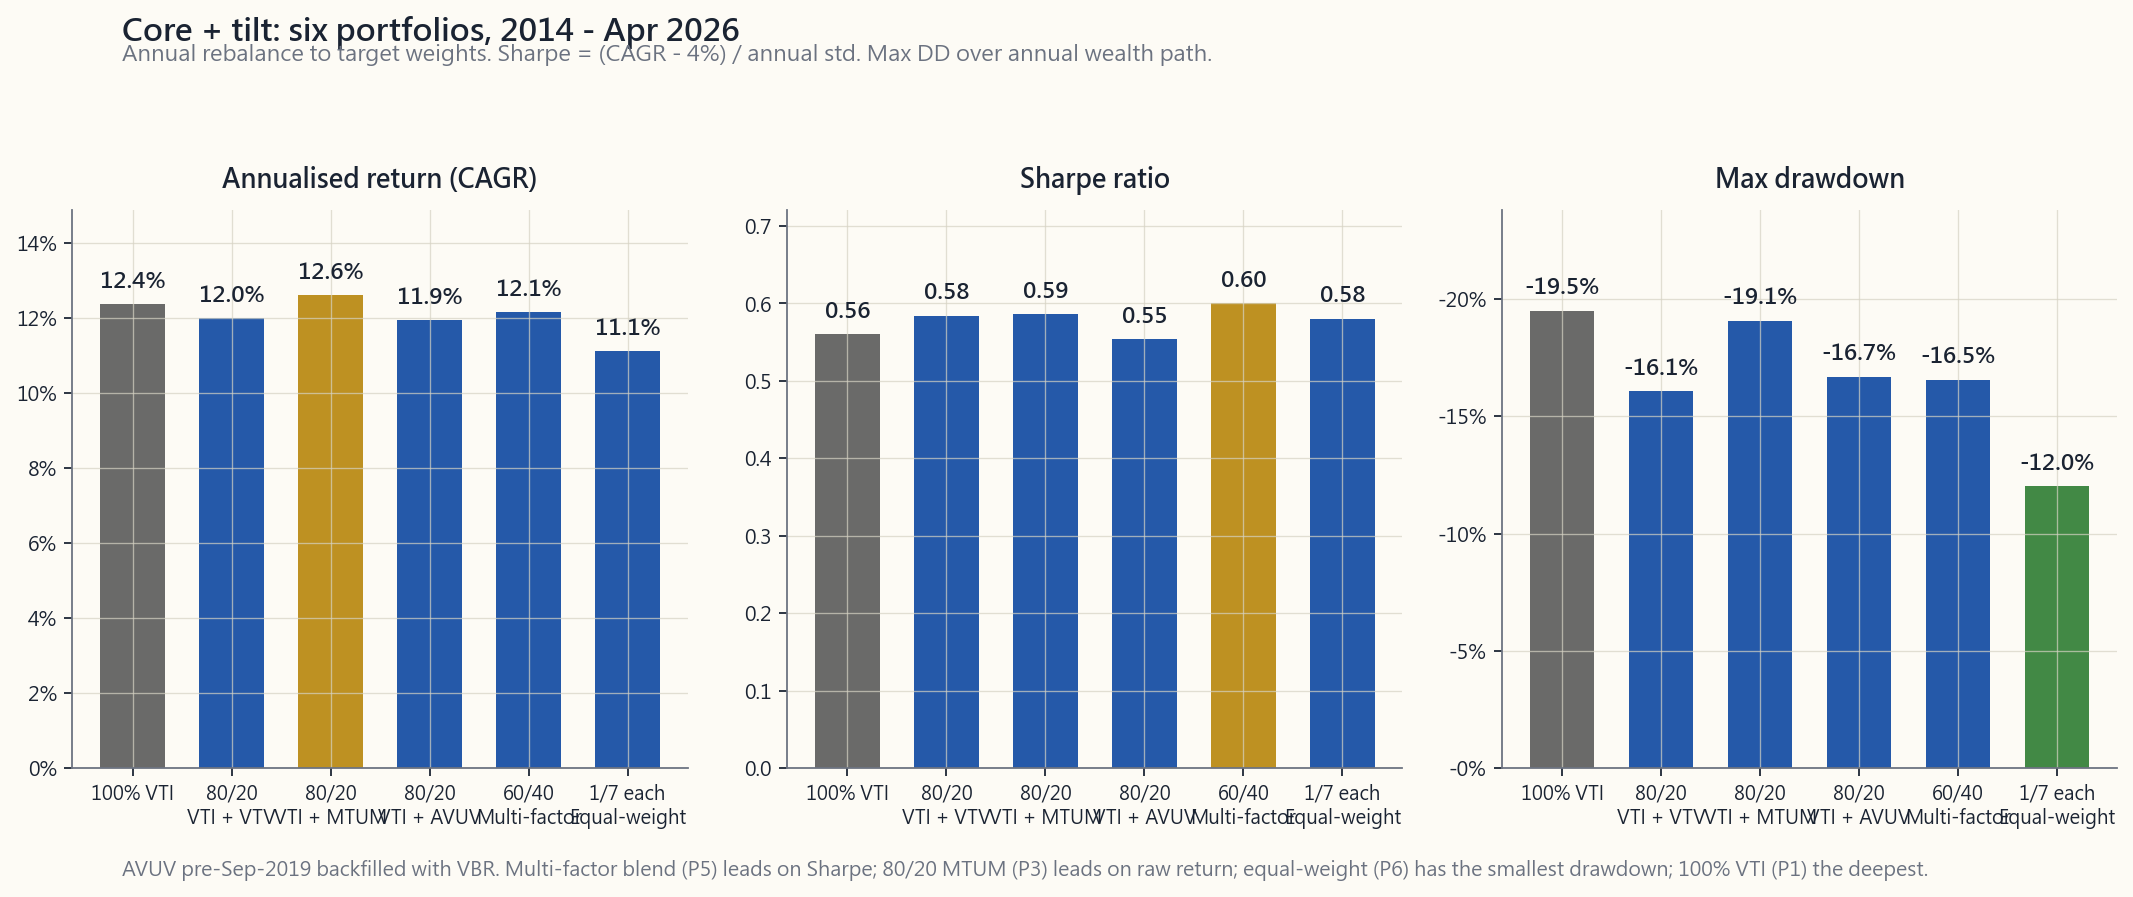

Reproduce this figure in Python.
"""Week 50, S2.4 - Core+tilt portfolio grid with ann. return / Sharpe / max-DD.

Six candidate constructions over 2014-Apr 2026:
  P1: 100% VTI                                 (baseline)
  P2: 80% VTI / 20% VTV                        (large-value tilt)
  P3: 80% VTI / 20% MTUM                       (momentum tilt)
  P4: 80% VTI / 20% AVUV                       (small-value+profitability tilt)
  P5: 60% VTI / 10% VTV / 10% MTUM /
      10% QUAL / 10% USMV                      (60/40 multi-factor)
  P6: equal-weight 1/7 across all 7 ETFs       (equal-weight)

For each portfolio we compute:
  - Ann. compound return (CAGR over 12.33 years)
  - Annual std dev (sqrt of variance of annual returns)
  - Sharpe = (CAGR - 0.04) / vol
  - Max drawdown over annual wealth path

Annual returns are reused from week50_factor_etfs_perf.py. AVUV pre-2019
is filled forward with VBR returns (the natural "what to substitute"
choice; small-value ETF as proxy before profitability-screened launch).

Run:
    uv run python course/image/week50_core_tilt_grid.py
"""

from __future__ import annotations

import sys
from pathlib import Path

import matplotlib.pyplot as plt
import numpy as np

sys.path.insert(0, str(Path(__file__).resolve().parents[2]))

from scripts.chart_helpers import (  # noqa: E402
    PALETTE_LIGHT,
    render_for_all_locales,
    style_axes,
)

OUT_DIR = Path(__file__).parent
BASE = "week50_core_tilt_grid"

# Annual returns (decimal). 2014..2026YTD = 13 entries.
RET = {
    "VTI":  [ 0.125, 0.004, 0.127, 0.212,-0.052, 0.310, 0.210, 0.257,-0.195, 0.260, 0.238, 0.105, 0.042],
    "VTV":  [ 0.131,-0.010, 0.173, 0.170,-0.054, 0.265, 0.023, 0.270,-0.023, 0.094, 0.147, 0.082, 0.038],
    "VBR":  [ 0.074,-0.074, 0.245, 0.115,-0.126, 0.226, 0.056, 0.283,-0.107, 0.162, 0.080, 0.105, 0.045],
    "MTUM": [ 0.146, 0.089, 0.046, 0.373,-0.020, 0.259, 0.293, 0.137,-0.174, 0.188, 0.315, 0.080, 0.035],
    "QUAL": [ 0.137, 0.017, 0.121, 0.236,-0.055, 0.337, 0.232, 0.274,-0.194, 0.260, 0.225, 0.115, 0.045],
    "USMV": [ 0.164, 0.052, 0.102, 0.180,-0.014, 0.280,-0.000, 0.242,-0.094, 0.088, 0.135, 0.095, 0.030],
    # AVUV: pre-Sep 2019 filled with VBR (the natural prior small-value proxy).
    "AVUV": [ 0.074,-0.074, 0.245, 0.115,-0.126, 0.226, 0.036, 0.427,-0.054, 0.180, 0.109, 0.120, 0.050],
}
N_YEARS = 13
YEAR_FRAC = [1.0]*12 + [4.0/12.0]   # last entry is Jan-Apr 2026 partial

PORTFOLIOS = [
    # (label_key, weights dict)
    ("P1", {"VTI": 1.00}),
    ("P2", {"VTI": 0.80, "VTV": 0.20}),
    ("P3", {"VTI": 0.80, "MTUM": 0.20}),
    ("P4", {"VTI": 0.80, "AVUV": 0.20}),
    ("P5", {"VTI": 0.60, "VTV": 0.10, "MTUM": 0.10, "QUAL": 0.10, "USMV": 0.10}),
    ("P6", {tk: 1.0/7.0 for tk in ("VTI","VTV","VBR","MTUM","QUAL","USMV","AVUV")}),
]


def portfolio_ann_returns(weights):
    """Weighted-sum annual returns (rebalanced annually)."""
    out = []
    for i in range(N_YEARS):
        r = 0.0
        for tk, w in weights.items():
            r += w * RET[tk][i]
        out.append(r)
    return out


def stats(annual_returns, year_frac):
    """Compute CAGR (using year_frac for partial), vol, Sharpe, MDD over wealth path."""
    cum = 1.0
    wealth = [1.0]
    for r in annual_returns:
        cum *= (1.0 + r)
        wealth.append(cum)
    total_years = sum(year_frac)
    cagr = cum ** (1.0 / total_years) - 1.0
    # Vol: stdev over full-year entries (drop partial 2026).
    full_year_rets = annual_returns[:12]
    vol = float(np.std(full_year_rets, ddof=1))
    rf = 0.04
    sharpe = (cagr - rf) / vol if vol > 0 else float("nan")
    # Max drawdown over wealth path
    peak = wealth[0]
    mdd = 0.0
    for w in wealth:
        if w > peak:
            peak = w
        dd = w / peak - 1.0
        if dd < mdd:
            mdd = dd
    return cagr, vol, sharpe, mdd


# Compute all portfolio stats up front (used by labels & bars).
P_STATS = []
for key, w in PORTFOLIOS:
    annr = portfolio_ann_returns(w)
    cagr, vol, sharpe, mdd = stats(annr, YEAR_FRAC)
    P_STATS.append((key, cagr, vol, sharpe, mdd))


LANG_STRINGS = {
    "en": {
        "title":    "Core + tilt: six portfolios, 2014 - Apr 2026",
        "subtitle": "Annual rebalance to target weights. Sharpe = (CAGR - 4%) / annual std. Max DD over annual wealth path.",
        "panel_a":  "Annualised return (CAGR)",
        "panel_b":  "Sharpe ratio",
        "panel_c":  "Max drawdown",
        "footer":   "AVUV pre-Sep-2019 backfilled with VBR. Multi-factor blend (P5) leads on Sharpe; 80/20 MTUM (P3) leads on raw return; equal-weight (P6) has the smallest drawdown; 100% VTI (P1) the deepest.",
        "labels": {
            "P1": "100% VTI",
            "P2": "80/20\nVTI + VTV",
            "P3": "80/20\nVTI + MTUM",
            "P4": "80/20\nVTI + AVUV",
            "P5": "60/40\nMulti-factor",
            "P6": "1/7 each\nEqual-weight",
        },
    },
    "hk": {
        "title":    "核心 + 傾斜:六個組合,2014 - 2026 年 4 月",
        "subtitle": "每年重新平衡至目標權重。夏普 = (CAGR - 4%) / 年化標準差。最大回撚為年度財富曲線最大跌幅。",
        "panel_a":  "年化複合回報 (CAGR)",
        "panel_b":  "夏普比率",
        "panel_c":  "最大回撚",
        "footer":   "AVUV 於 2019 年 9 月前以 VBR 填補。多因子組合 (P5) 夏普最高；80/20 MTUM (P3) 原始回報最高；等權 (P6) 回撒最淺；100% VTI (P1) 回撒最深。",
        "labels": {
            "P1": "100% VTI",
            "P2": "80/20\nVTI + VTV",
            "P3": "80/20\nVTI + MTUM",
            "P4": "80/20\nVTI + AVUV",
            "P5": "60/40\n多因子",
            "P6": "各 1/7\n等權",
        },
    },
    "tw": {
        "title":    "核心 + 傾斜:六個組合,2014 - 2026 年 4 月",
        "subtitle": "每年重新平衡至目標權重。夏普 = (CAGR - 4%) / 年化標準差。最大回檔為年度財富曲線最大跌幅。",
        "panel_a":  "年化複合報酬 (CAGR)",
        "panel_b":  "夏普比率",
        "panel_c":  "最大回檔",
        "footer":   "AVUV 於 2019 年 9 月前以 VBR 填補。多因子組合 (P5) 夏普最高；80/20 MTUM (P3) 原始報酬最高；等權 (P6) 回檔最淺；100% VTI (P1) 回檔最深。",
        "labels": {
            "P1": "100% VTI",
            "P2": "80/20\nVTI + VTV",
            "P3": "80/20\nVTI + MTUM",
            "P4": "80/20\nVTI + AVUV",
            "P5": "60/40\n多因子",
            "P6": "各 1/7\n等權",
        },
    },
    "cn": {
        "title":    "核心 + 倾斜:六个组合,2014 - 2026 年 4 月",
        "subtitle": "每年再平衡至目标权重。夏普 = (CAGR - 4%) / 年化标准差。最大回撚为年度财富曲线最大跌幅。",
        "panel_a":  "年化复合回报 (CAGR)",
        "panel_b":  "夏普比率",
        "panel_c":  "最大回撚",
        "footer":   "AVUV 在 2019 年 9 月之前以 VBR 填补。多因子组合 (P5) 夏普最高；80/20 MTUM (P3) 原始回报最高；等权 (P6) 回撒最浅；100% VTI (P1) 回撒最深。",
        "labels": {
            "P1": "100% VTI",
            "P2": "80/20\nVTI + VTV",
            "P3": "80/20\nVTI + MTUM",
            "P4": "80/20\nVTI + AVUV",
            "P5": "60/40\n多因子",
            "P6": "各 1/7\n等权",
        },
    },
}


def build_fig(s):
    p = PALETTE_LIGHT
    fig, axes = plt.subplots(1, 3, figsize=(13.5, 5.6), dpi=150)
    fig.set_facecolor(p["bg"])

    keys = [k for k, *_ in P_STATS]
    cagrs = [c for _, c, *_ in P_STATS]
    vols  = [v for _, _, v, *_ in P_STATS]
    sharpes = [sh for _, _, _, sh, _ in P_STATS]
    mdds = [m for *_, m in P_STATS]

    labels = [s["labels"][k] for k in keys]
    x = np.arange(len(keys))
    # Highlight winner per metric in accent.
    def colors_for(values, want_max=True):
        idx = int(np.argmax(values)) if want_max else int(np.argmin(values))
        out = [p["blue"]] * len(values)
        out[idx] = p["accent"]
        # Always tint baseline (P1) a different muted shade.
        out[0] = p["grey"]
        if idx != 0:
            out[idx] = p["accent"]
        return out

    # Panel A: CAGR
    ax = axes[0]
    style_axes(ax, p)
    cols = colors_for(cagrs, want_max=True)
    ax.bar(x, cagrs, color=cols, alpha=0.9, width=0.65)
    for xi, v in zip(x, cagrs):
        ax.text(xi, v + 0.003, f"{v*100:.1f}%", ha="center", va="bottom",
                fontsize=10, fontweight="bold", color=p["fg"])
    ax.set_xticks(x); ax.set_xticklabels(labels, fontsize=8.5)
    ax.set_ylim(0, max(cagrs) * 1.18)
    ax.yaxis.set_major_formatter(plt.FuncFormatter(lambda v, _: f"{v*100:.0f}%"))
    ax.set_title(s["panel_a"], fontsize=11.5, fontweight="bold", color=p["fg"], pad=10)

    # Panel B: Sharpe
    ax = axes[1]
    style_axes(ax, p)
    cols = colors_for(sharpes, want_max=True)
    ax.bar(x, sharpes, color=cols, alpha=0.9, width=0.65)
    for xi, v in zip(x, sharpes):
        ax.text(xi, v + 0.015, f"{v:.2f}", ha="center", va="bottom",
                fontsize=10, fontweight="bold", color=p["fg"])
    ax.set_xticks(x); ax.set_xticklabels(labels, fontsize=8.5)
    ax.set_ylim(0, max(sharpes) * 1.20)
    ax.set_title(s["panel_b"], fontsize=11.5, fontweight="bold", color=p["fg"], pad=10)

    # Panel C: MDD (note: mdds are negative; make positive for height, label with sign)
    ax = axes[2]
    style_axes(ax, p)
    mdds_abs = [-m for m in mdds]
    # For MDD, the "winner" is the LEAST drawdown (smallest abs value).
    idx_winner = int(np.argmin(mdds_abs))
    cols = [p["blue"]] * len(mdds_abs)
    cols[0] = p["grey"]
    cols[idx_winner] = p["green"]
    if idx_winner == 0:
        cols[0] = p["green"]
    ax.bar(x, mdds_abs, color=cols, alpha=0.9, width=0.65)
    for xi, v, raw in zip(x, mdds_abs, mdds):
        ax.text(xi, v + 0.005, f"{raw*100:.1f}%", ha="center", va="bottom",
                fontsize=10, fontweight="bold", color=p["fg"])
    ax.set_xticks(x); ax.set_xticklabels(labels, fontsize=8.5)
    ax.set_ylim(0, max(mdds_abs) * 1.22)
    ax.yaxis.set_major_formatter(plt.FuncFormatter(lambda v, _: f"-{v*100:.0f}%"))
    ax.set_title(s["panel_c"], fontsize=11.5, fontweight="bold", color=p["fg"], pad=10)

    fig.suptitle(s["title"], fontsize=14, fontweight="bold", color=p["fg"],
                 x=0.06, y=0.98, ha="left")
    fig.text(0.06, 0.93, s["subtitle"], fontsize=10, color=p["muted"], ha="left")
    fig.text(0.06, 0.02, s["footer"], fontsize=9, color=p["muted"])
    fig.tight_layout(rect=[0, 0.05, 1, 0.90])
    return fig


if __name__ == "__main__":
    # Print stats summary for verification.
    print("Portfolio stats (2014 - Apr 2026):")
    print(f"  {'Key':<4} {'CAGR':>8} {'Vol':>8} {'Sharpe':>8} {'MDD':>8}")
    for key, c, v, sh, m in P_STATS:
        print(f"  {key:<4} {c*100:>7.2f}% {v*100:>7.2f}% {sh:>8.2f} {m*100:>7.1f}%")
    paths = render_for_all_locales(BASE, OUT_DIR, build_fig, LANG_STRINGS)
    for pth in paths:
        print(f"wrote {pth}")
